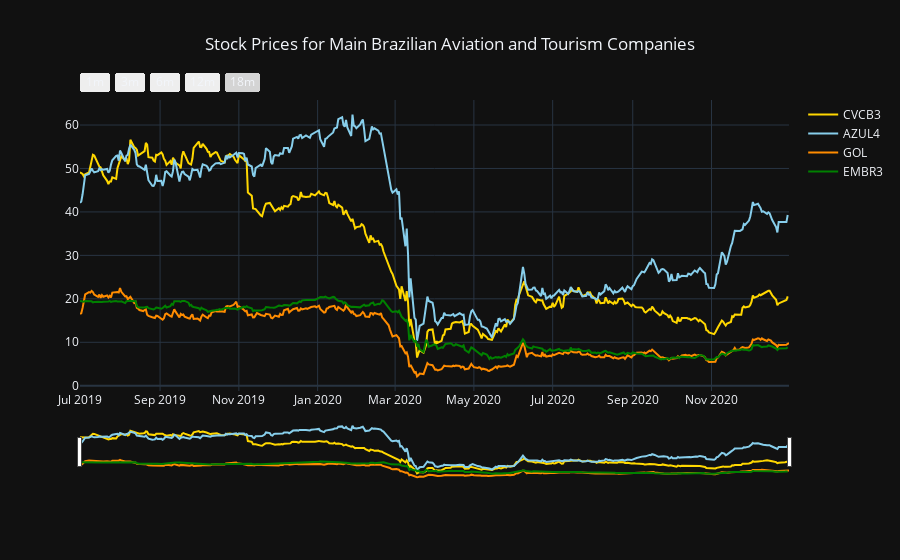

Here is the notebook cell this chart was saved with:
### Code cell
#Comparing the prices of the 4 stocks
trace0= go.Scatter(x=cvc.Date, y=cvc.Close, name='CVCB3', line=dict(color='gold'))
trace1= go.Scatter(x=azul.Date, y=azul.Close, name='AZUL4', line=dict(color='skyblue'))
trace2=go.Scatter(x=gol.Date, y=gol.Close, name='GOL', line=dict(color='darkorange'))
trace3=go.Scatter(x=embr.Date, y=embr.Close, name='EMBR3', line=dict(color='green'))

fig7 = go.Figure([trace0, trace1, trace2, trace3])
fig7.update_layout(dict(
    title=dict({
        'text': "Stock Prices for Main Brazilian Aviation and Tourism Companies",
        'x':0.5,
        'xanchor': 'center'}),
    xaxis=dict(
        rangeselector=dict(
            buttons=list([
                dict(count=1,
                     label='1m',
                     step='month',
                     stepmode='backward'),
                dict(count=3,
                     label='3m',
                     step='month',
                     stepmode='backward'),
                dict(count=6,
                     label='6m',
                     step='month',
                     stepmode='backward'),
                dict(count=12,
                     label='12m',
                     step='month',
                     stepmode='backward'),
                dict(count=18,
                     label='18m',
                     step='month',
                     stepmode='backward')
            ])
        ),
        rangeslider=dict(
            visible = True
        ),
        type='date')))
fig7.show()

### Figure 1 — Plotly figure (JSON) as saved in the notebook; plotly's stock layout.template omitted (floating-point values rounded to 4 significant figures; data arrays with more than 128 entries replaced by an {"elided": "..."} marker saying what was removed)
{"data": [{"line": {"color": "gold"}, "name": "CVCB3", "type": "scatter", "x": {"elided": "373 str values"}, "y": {"elided": "373 float values"}}, {"line": {"color": "skyblue"}, "name": "AZUL4", "type": "scatter", "x": {"elided": "373 str values"}, "y": {"elided": "373 float values"}}, {"line": {"color": "darkorange"}, "name": "GOL", "type": "scatter", "x": {"elided": "381 str values"}, "y": {"elided": "381 float values"}}, {"line": {"color": "green"}, "name": "EMBR3", "type": "scatter", "x": {"elided": "373 str values"}, "y": {"elided": "373 float values"}}], "layout": {"title": {"text": "Stock Prices for Main Brazilian Aviation and Tourism Companies", "x": 0.5, "xanchor": "center"}, "xaxis": {"rangeselector": {"buttons": [{"count": 1, "label": "1m", "step": "month", "stepmode": "backward"}, {"count": 3, "label": "3m", "step": "month", "stepmode": "backward"}, {"count": 6, "label": "6m", "step": "month", "stepmode": "backward"}, {"count": 12, "label": "12m", "step": "month", "stepmode": "backward"}, {"count": 18, "label": "18m", "step": "month", "stepmode": "backward"}]}, "rangeslider": {"visible": true}, "type": "date"}}}
